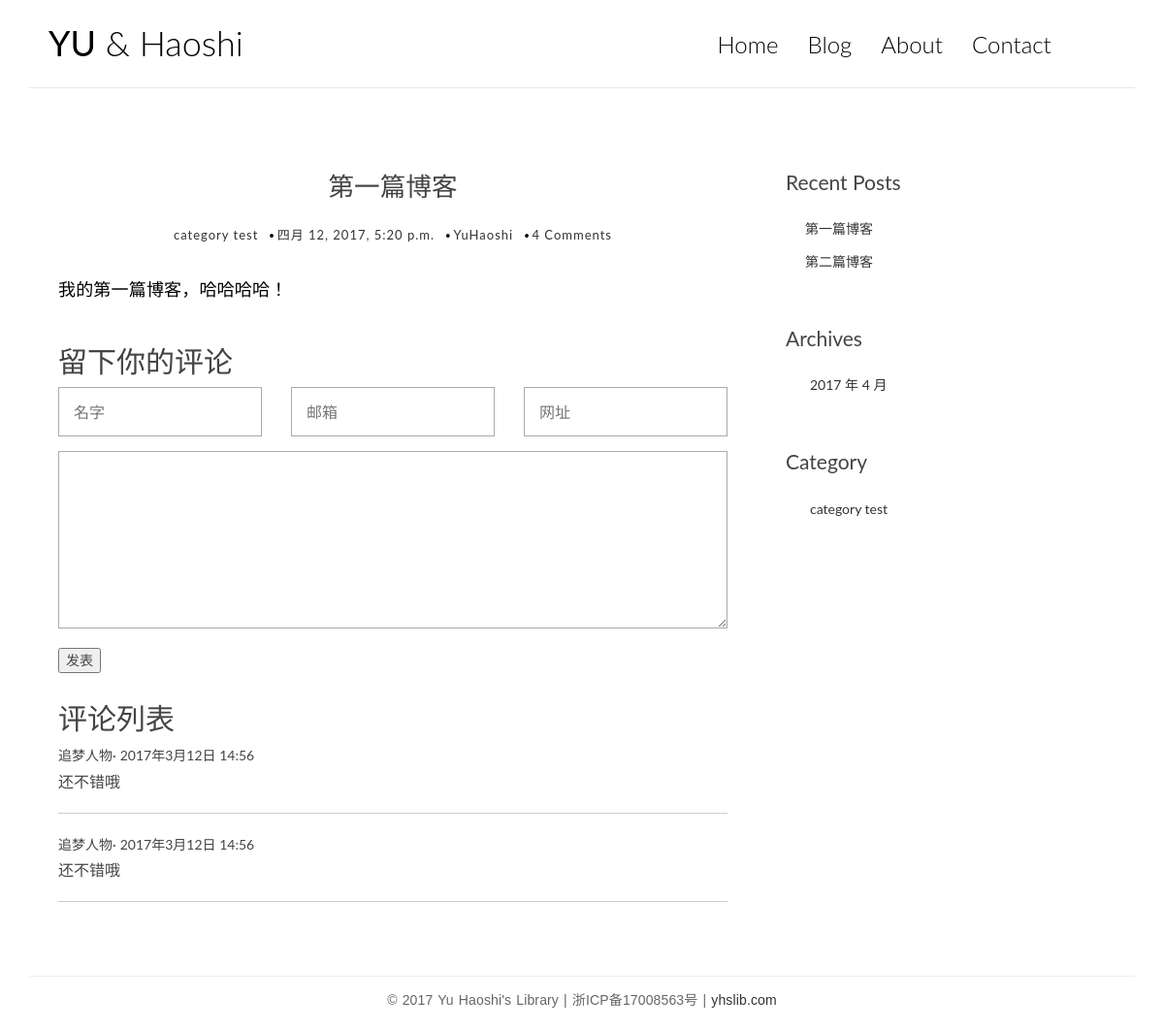
/post/1/, run on an earlier commit of the app's database.
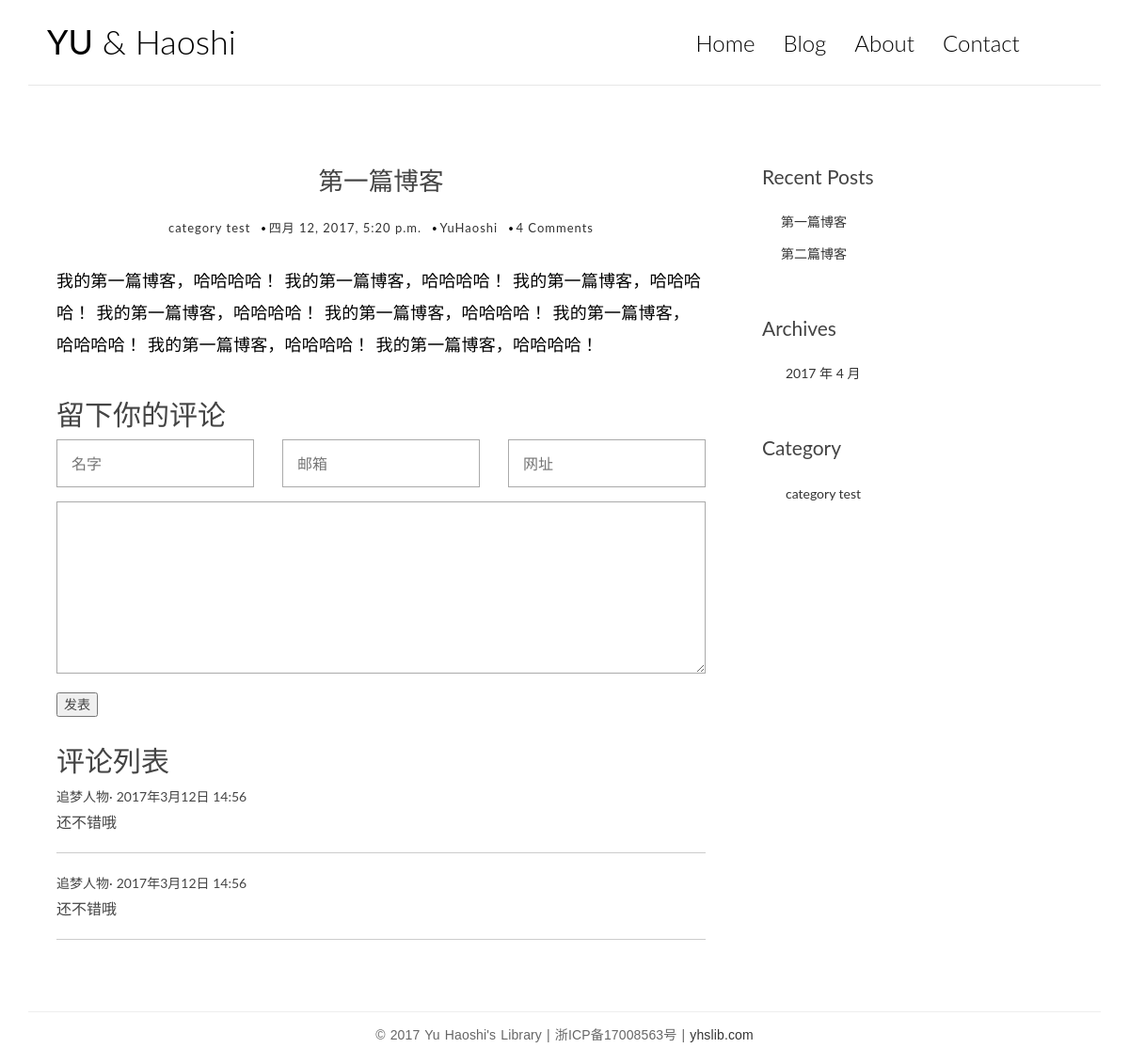
And on a later commit of the database.
### blog/models.py (models this page shows, shortened)
class Post(models.Model):
    title = models.CharField(max_length=100)
    content = models.TextField()
    created_time = models.DateTimeField()
    modified_time = models.DateTimeField()
    excerpt = models.TextField(max_length=200, blank=True)
    category = models.ForeignKey(Category)
    tags = models.ManyToManyField(Tag, blank=True)
    author = models.ForeignKey(User)
    def get_absolute_url(self):
        return reverse('blog:detail', kwargs={'pk': self.pk})

class Category(models.Model):
    name = models.CharField(max_length=100)

### blog/views.py (the view)
# urls.py: url(r'^post/(?P<pk>[0-9]+)/$', views.detail, name='detail'),
def detail(request, pk):
    post = get_object_or_404(Post, pk=pk)
    post.content = markdown.markdown(post.content,
                                  extensions=[
                                     'markdown.extensions.extra',
                                     'markdown.extensions.codehilite',
                                     'markdown.extensions.toc',
                                  ])
    return render(request, 'blog/detail.html', context={'post': post})

### blog/templatetags/blog_tags.py (called while the page is built)
@register.simple_tag
def get_recent_posts(num=5):
    return Post.objects.all()[:num]

@register.simple_tag
def archives():
    return Post.objects.dates('created_time', 'month', order='DESC')

@register.simple_tag
def get_categories():
    return Category.objects.all()

### templates/blog/detail.html
{% extends 'base.html' %}
{% block main %}
    <article class="post post-1">
        <header class="entry-header">
            <h1 class="entry-title">{{ post.title }}</h1>
            <div class="entry-meta">
                <span class="post-category"><a href="#">{{ post.category.name }} </a></span>
                <span class="post-date">
                    <a href="#">
                    <time class="entry-date" datetime="{{ post.created_time }}">{{ post.created_time }}</time>
                    </a>
                </span>
                <span class="post-author"><a href="#">{{ post.author }} </a></span>
                <span class="comments-link"><a href="#">4 Comments</a></span>
            </div>
        </header>
        <div class="entry-content clearfix">
            {{ post.content|safe }}
        </div>
    </article>
    <section class="comment-area">
        <h2>留下你的评论</h2>
        <form action="#" method="post" class="comment-form">
            <div class="row">
                <div class="col-md-4">
                    <input type="text" name="name" placeholder="名字" required>
                </div>
                <div class="col-md-4">
                    <input type="email" name="email" placeholder="邮箱" required>
                </div>
                <div class="col-md-4">
                    <input type="text" name="url" placeholder="网址" required>
                </div>
                <div class="col-md-12">
                    <textarea name="comment" rows="7" placeholder="" required></textarea>
                    <button class=""><span>发表</span></button>
                </div>
            </div>
        </form>
        <div class="comment-list">
            <h2>评论列表</h2>
            <ul class="list-unstyled">
                <li class="comment-item">
                    <span class="name">追梦人物</span>
                    <time class="date">2017年3月12日 14:56</time>
                    <div class="text">
                        还不错哦
                    </div>
                </li>
                <li class="comment-item">
                    <span class="name">追梦人物</span>
                    <time class="date">2017年3月12日 14:56</time>
                    <div class="text">
                        还不错哦
                    </div>
                </li>
            </ul>
        </div>
    </section>
{% endblock main %}

### templates/base.html (shortened to what this page needs)
<!DOCTYPE html>
<html>
<head>
    {% load staticfiles %}
    {% load blog_tags %}
    <link rel="stylesheet" href="{% static 'blog/css/bootstrap.css' %}">
    <link rel="stylesheet" href="http://code.ionicframework.com/ionicons/2.0.1/css/ionicons.min.css">
    <link rel="stylesheet" href="{% static 'blog/css/pace.css' %}">
    <link rel="stylesheet" href="{% static 'blog/css/custom.css' %}">
    <link rel="stylesheet" href="{% static 'blog/css/friendly.css' %}">
</head>
<body>
<div class="container">
    <header id="site-header">
        <div class="row">
            <div class="col-md-4 col-sm-5 col-xs-8">
                <div class="logo">
                    <h1><a href="index.html"><b>YU</b> &amp; Haoshi</a></h1>
                </div>
            </div>
            <div class="col-md-8 col-sm-7 col-xs-4">
                <nav class="main-nav" role="navigation">
                    <div class="collapse navbar-collapse" id="bs-example-navbar-collapse-1">
                        <ul class="nav navbar-nav navbar-right">
                            <li class="cl-effect-11"><a href="index.html" data-hover="Home">Home</a></li>
                            <li class="cl-effect-11"><a href="full-width.html" data-hover="Blog">Blog</a></li>
                            <li class="cl-effect-11"><a href="about.html" data-hover="About">About</a></li>
                            <li class="cl-effect-11"><a href="contact.html" data-hover="Contact">Contact</a></li>
                        </ul>
                    </div>
                </nav>
            </div>
        </div>
    </header>
</div>
<div class="content-body">
    <div class="container">
        <div class="row">
            <main class="col-md-8">
                {% block main %}
                {% endblock main %}
            </main>
            <aside class="col-md-4">
                <div class="widget widget-recent-posts">
                    <h3 class="widget-title">Recent Posts</h3>
                    {% get_recent_posts as recent_post_list %}
                    <ul>
                        {% for post in recent_post_list %}
                            <li>
                                <a href="{{ post.get_absolute_url }}">{{ post.title }}</a>
                            </li>
                        {% empty %}
                                <p>暂时没有文章</p>
                        {% endfor %}
                    </ul>
                </div>
                <div class="widget widget-archives">
                    <h3 class="widget-title">Archives</h3>
                    {% archives as date_list %}
                    <ul>
                        {% for date in date_list %}
                            <li>
                                <a href="{% url 'blog:archives' date.year date.month %}">{{ date.year }} 年 {{ date.month }} 月</a>
                            </li>
                        {% endfor %}
                    </ul>
                </div>
                <div class="widget widget-category">
                    <h3 class="widget-title">Category</h3>
                    {% get_categories as category_list %}
                    <ul>
                        {% for category in  category_list %}
                            <li>
                                <a href="{% url 'blog:category' category.pk %}">{{ category.name }}</a>
                            </li>
                        {% endfor %}
                    </ul>
                </div>
            </aside>
        </div>
    </div>
</div>
<footer id="site-footer">
    <div class="container">
        <div class="row">
            <div class="col-md-12">
                <p class="copyright">&copy; 2017 Yu Haoshi's Library | 浙ICP备17008563号 |
                    <a href="http://www.yhslib.com/" target="_blank" title="yuhaoshi">yhslib.com</a>
                </p>
            </div>
        </div>
    </div>
</footer>
</body>
</html>

### blog/static/blog/css/custom.css (style rules this page uses)
* { outline: none; }
h1, h2, h3, h4, h5, h6 { margin-top: 0; }
b { font-weight: 400; }
a { color: #333; }
body { color: #444; font-family: 'Lato', sans-serif; }
p { font-family: 'Ubuntu', sans-serif; font-weight: 400; word-spacing: 1px; letter-spacing: 0.01em; }
#site-header { background-color: #FFF; padding: 25px 20px; margin-bottom: 40px; border-bottom: 1px solid #e7e7e7; }
.logo h1 a { color: #000; }
.logo h1 { margin: 0; font-family: 'Lato', sans-serif; font-weight: 300; }
.main-nav { margin-top: 11px; max-width: 95%; }
.main-nav a { color: #000000 !important; padding: 0 0 5px 0 !important; margin-right: 30px; font-family: 'Lato', sans-serif; font-weight: 300; font-size: 24px; }
.cl-effect-11 a { padding: 10px 0; color: #0972b4; text-shadow: none; }
.cl-effect-11 a::before { position: absolute; top: 0; left: 0; overflow: hidden; padding: 0 0 5px 0 !important; max-width: 0; border-bottom: 1px solid #000; color: #000; content: attr(data-hover); -webkit-transition: max-width 0.5s; -moz-transition: max-width 0.5s; transition: max-width 0.5s; }
.content-body { padding-bottom: 4em; }
.post, .comment-area { background: #fff; padding: 30px 30px 0; }
.entry-title { text-align: center; font-size: 1.9em; margin-bottom: 20px; line-height: 1.6; padding: 10px 20px 0; }
.entry-meta { text-align: center; color: #DDDDDD; font-size: 13px; letter-spacing: 1px; margin-bottom: 30px; }
.entry-content { font-size: 18px; line-height: 1.9; font-weight: 300; color: #000; }
.post-category, .post-date, .post-author { position: relative; padding-right: 15px; }
.post-category::after, .post-date::after, .post-author::after { position: absolute; content: '.'; color: #000; font-size: 30px; top: -22px; right: 1px; }
.widget { background: #fff; padding: 30px 0 0; }
.widget-title { font-size: 1.5em; margin-bottom: 20px; line-height: 1.6; padding: 10px 0 0; font-weight: 400; }
.widget-recent-posts ul { padding: 0; margin: 0; padding-left: 20px; }
.widget-recent-posts ul li { list-style-type: none; position: relative; line-height: 170%; margin-bottom: 10px; }
.widget-recent-posts ul li::before { content: '\f3d3'; font-family: "Ionicons"; position: absolute; left: -17px; top: 3px; font-size: 16px; color: #000; }
.widget-archives ul { padding: 0; margin: 0; padding-left: 25px; }
.widget-archives ul li { list-style-type: none; position: relative; line-height: 170%; margin-bottom: 10px; }
.widget-archives ul li::before { content: '\f3f3'; font-family: "Ionicons"; position: absolute; left: -25px; top: 1px; font-size: 16px; color: #000; }
.widget-category ul { padding: 0; margin: 0; padding-left: 25px; }
.widget-category ul li { list-style-type: none; position: relative; line-height: 170%; margin-bottom: 10px; }
.widget-category ul li::before { content: '\f3fe'; font-family: "Ionicons"; position: absolute; left: -25px; top: 1px; font-size: 18px; color: #000; }
#site-footer { padding-top: 10px; padding: 0 0 1.5em 0; }
.copyright { text-align: center; padding-top: 1em; margin: 0; border-top: 1px solid #eee; color: #666; }
.contact-form input, .comment-form input { border: 1px solid #aaa; margin-bottom: 15px; width: 100%; padding: 15px 15px; font-size: 16px; line-height: 100%; transition: 0.4s border-color linear; }
.contact-form textarea, .comment-form textarea { border: 1px solid #aaa; margin-bottom: 15px; width: 100%; padding: 15px 15px; font-size: 16px; line-height: 20px !important; min-height: 183px; transition: 0.4s border-color linear; }
.comment-list { margin-top: 30px; font-size: 16px; }
.comment-item { border-bottom: 1px #ccc solid; margin-bottom: 20px; padding-bottom: 20px; }
.comment-item .name, .comment-item .date { color: #444; font-size: 14px; }
.comment-item .name:after { content: '·'; }
.comment-item .text { padding-top: 5px; }

What changed in the data, as far as the page shows it:
changed Post "第一篇博客": content "我的第一篇博客，哈哈哈哈！" → "我的第一篇博客，哈哈哈哈！ 我的第一篇博客，哈哈哈哈！ 我的第一篇博客，哈哈哈哈！ 我的第一篇博客，哈哈哈哈！ 我的第一篇博客，哈哈哈哈！ 我的第一篇博客，哈哈哈哈！ 我的第一篇博客，哈哈哈哈！ 我的第一篇博客，哈哈哈哈！"
